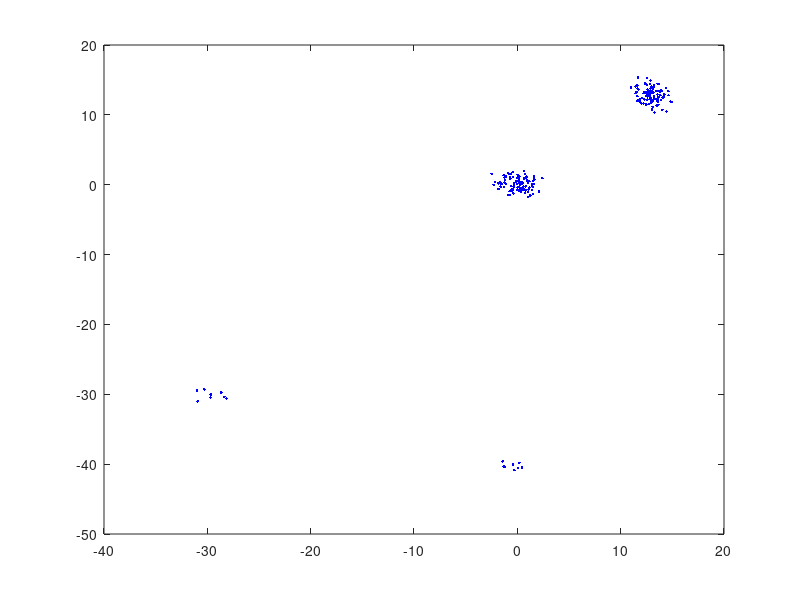

This chart was generated by the following MATLAB code: (Note: this script raises an error after producing the figure.)
% Example 7.5.7
% "Introduction to Pattern Recognition: A MATLAB Approach"
% S. Theodoridis, A. Pikrakis, K. Koutroumbas, D. Cavouras

close('all');
clear;

% 1. Generate and plot the data set X7
randn('seed',0)
m=[0 0; 13 13; 0 -40; -30 -30]'; %means
[l,n_cl]=size(m);
S=eye(2); %covariance matrix
n_points=[100 100 8 8]; %points per distribution
X7=[];
for i=1:n_cl
    X7=[X7; mvnrnd(m(:,i)',S,n_points(i))];
end
X7=X7';
figure(1), plot(X7(1,:),X7(2,:),'.b')

% 2. Apply the k-means algorithm on X7
m=2;
[l,N]=size(X7);
rand('seed',0)
theta_ini=rand(l,m);
[l,m]=size(theta_ini);
[theta,bel,J]=k_means(X7,theta_ini);

% Plot X7, using different colors for points from different clusters
figure(2), hold on
figure(2), plot(X7(1,bel==1),X7(2,bel==1),'r.',...
    X7(1,bel==2),X7(2,bel==2),'g*',X7(1,bel==3),X7(2,bel==3),'bo',...
    X7(1,bel==4),X7(2,bel==4),'cx',X7(1,bel==5),X7(2,bel==5),'md',...
    X7(1,bel==6),X7(2,bel==6),'yp',X7(1,bel==7),X7(2,bel==7),'ks')
figure(2), plot(theta(1,:),theta(2,:),'k+')
figure(2), axis equal


% Apply the FCM algorithm on X7
q=2;
[theta,U,obj_fun] = fuzzy_c_means(X7,m,q)
% Obtain a hard clustering using U
[qw,bel]=max(U');

% Plot X7, using different colors for points from different clusters
figure(3), hold on
figure(3), plot(X7(1,bel==1),X7(2,bel==1),'r.',...
    X7(1,bel==2),X7(2,bel==2),'g*',X7(1,bel==3),X7(2,bel==3),'bo',...
    X7(1,bel==4),X7(2,bel==4),'cx',X7(1,bel==5),X7(2,bel==5),'md',...
    X7(1,bel==6),X7(2,bel==6),'yp',X7(1,bel==7),X7(2,bel==7),'ks')
figure(3), plot(theta(1,:),theta(2,:),'k+')
figure(3), axis equal
